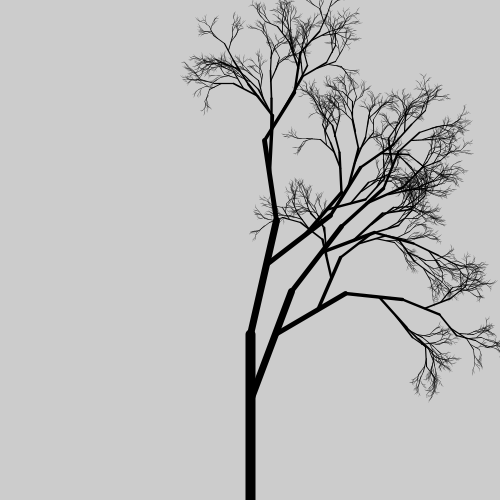
Frame 1 (no input)
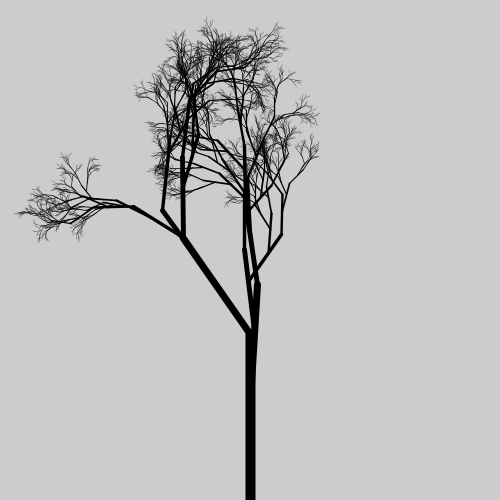
Frame 2 (the mouse pressed at the canvas centre, redrawn once)

The Processing sketch that drew these frames (run headless with seeded random() and noise(); the mouse was pressed at the canvas centre and the sketch redrawn once):

// Processing sketch: tree01
// ── tree01.pde
void setup()
{
  size(500, 500);
  noLoop();
}

void draw()
{
  background(204);
  strokeWeight(10);
  translate(width/2, height);
  branch(2);
}

void branch(int depth)
{
  if (depth<15) {
    line(0, 0, 0, -height/3);

    pushMatrix();
    translate(0, -height/3);
    rotate(random(-PI/4, PI/4));
    scale(0.7);
    branch(depth+1);
    popMatrix();

    pushMatrix();
    translate(0, -height/5);
    rotate(random(-PI/4,PI/4));
    scale(0.7);
    branch(depth+1);
    popMatrix();
  }
}

void mousePressed()
{
  redraw();
}
